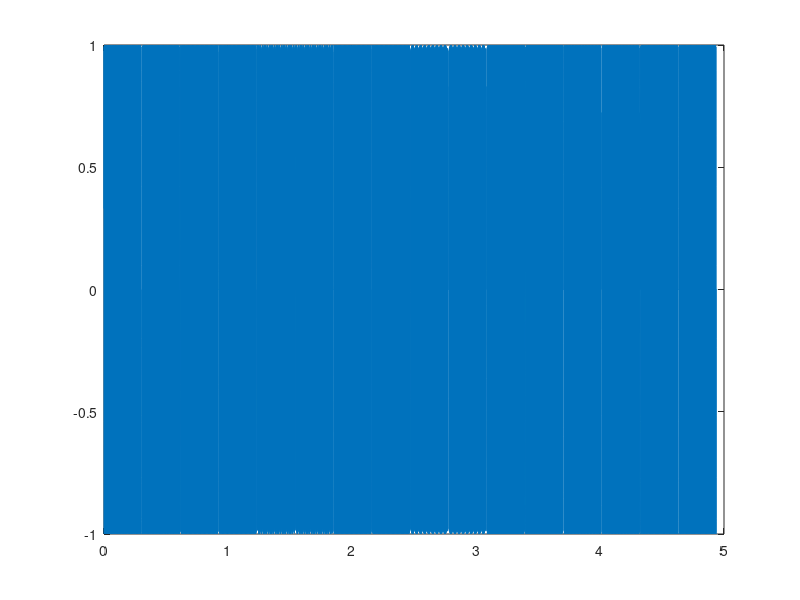

This chart was generated by the following MATLAB code:
clear all
close all

Fs = 8192; %sampling frequency

notecreate = @(notenumber,dur) sin(2*pi*[1:floor(dur*Fs)]/Fs * 440*2.^((notenumber-1)/12));

%piano notes in sequence starting from A4 (440 Hz)
notename = {'A' 'A#' 'B' 'C' 'C#' 'D' 'D#' 'E' 'F' 'F#' 'G' 'G#'}; 

% simple song
song = {'A' 'A' 'E' 'E' 'F#' 'F#' 'E' 'E' 'D' 'D' 'C#' 'C#' 'B' 'B' 'A' 'A'};

% find piano note number 
songidx = zeros(1,length(song));
for k1 = 1:length(song)
    idx = strcmp(song(k1), notename);
    songidx(k1) = find(idx);
end    

dur = 0.3;% Duration of each note in seconds

% write notes into the song
songnotes = [];
for k1 = 1:length(songidx)
    y_note = notecreate(songidx(k1),dur);
    y_note = [y_note, zeros(1,75)]';
    songnotes = [songnotes; y_note];
    
end

% plot the song
t = 0:1/Fs:(length(songnotes)-1)/Fs; %time
figure, plot(t,songnotes)

% play song
soundsc(songnotes, Fs)